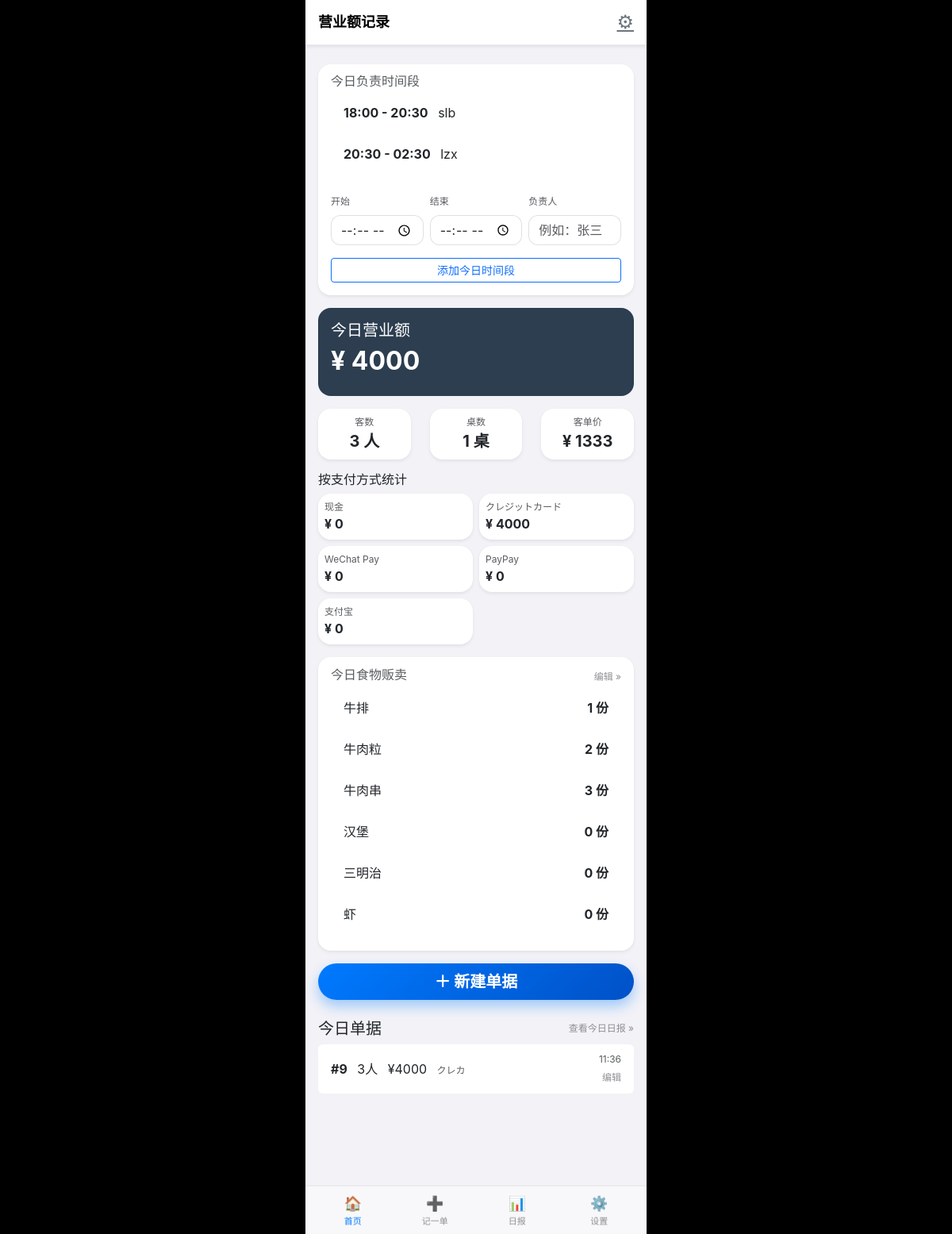
The page / on the database its author committed.
### tables this page shows
CREATE TABLE staff_segments (
            id INTEGER PRIMARY KEY AUTOINCREMENT,
            slip_date  TEXT NOT NULL,
            start_time TEXT NOT NULL,   -- "HH:MM"
            end_time   TEXT NOT NULL,   -- "HH:MM"
            staff_name TEXT NOT NULL,
            created_at TEXT NOT NULL
        );

CREATE TABLE slips (
            id INTEGER PRIMARY KEY AUTOINCREMENT,
            slip_date TEXT NOT NULL,
            table_name TEXT,
            people INTEGER NOT NULL,
            amount INTEGER NOT NULL,
            created_at TEXT NOT NULL
        , payment_method TEXT NOT NULL DEFAULT 'cash');

### views/main_views.py (the view)
@main_bp.route("/")
def index():
    today_str = date.today().strftime("%Y-%m-%d")
    slips = get_slips_by_date(today_str)
    summary = calculate_summary(slips)
    for slip in slips:
        created_at: str = slip["created_at"]
        slip["time"] = created_at[11:16]
    segments = get_staff_segments_by_date(today_str)
    payment_totals = calculate_payment_totals(slips)
    payment_labels = {
        "cash": "现金",
        "credit": "クレジットカード",
        "wechat": "WeChat Pay",
        "paypay": "PayPay",
        "alipay": "支付宝",
    }
    payment_summary = [
        {
            "key": key,
            "label": label,
            "amount": payment_totals.get(key, 0),
        }
        for key, label in payment_labels.items()
    ]
    food_counts = get_food_sales_by_date(today_str)
    food_items = [
        {
            "key": key,
            "label": label,
            "quantity": food_counts.get(key, 0),
        }
        for key, label in FOOD_ITEMS.items()
    ]
    return render_template(
        "index.html",
        summary=summary,
        slips=slips,
        segments=segments,
        payment_summary=payment_summary,
        food_items=food_items,
        active_tab="home",
    )

### database/db.py (called while the page is built)
def get_connection() -> sqlite3.Connection:
    conn = sqlite3.connect(DB_PATH)
    conn.row_factory = sqlite3.Row
    return conn

def get_slips_by_date(slip_date: str) -> List[Dict[str, Any]]:
    conn = get_connection()
    cur = conn.cursor()
    cur.execute(
        """
        SELECT id,
               slip_date,
               table_name,
               people,
               amount,
               created_at,
               payment_method
        FROM slips
        WHERE slip_date = ?
        ORDER BY id ASC
        """,
        (slip_date,),
    )
    rows = cur.fetchall()
    conn.close()
    return [dict(row) for row in rows]

def get_staff_segments_by_date(slip_date: str) -> List[Dict[str, Any]]:
    conn = get_connection()
    cur = conn.cursor()
    cur.execute(
        """
        SELECT id, slip_date, start_time, end_time, staff_name, created_at
        FROM staff_segments
        WHERE slip_date = ?
        ORDER BY start_time ASC, id ASC
        """,
        (slip_date,),
    )
    rows = cur.fetchall()
    conn.close()
    return [dict(row) for row in rows]

def get_food_sales_by_date(slip_date: str) -> Dict[str, int]:
    conn = get_connection()
    cur = conn.cursor()
    cur.execute(
        """
        SELECT item_key, quantity
        FROM daily_food_sales
        WHERE slip_date = ?
        """,
        (slip_date,),
    )
    rows = cur.fetchall()
    conn.close()
    return {row["item_key"]: row["quantity"] for row in rows}

### views/main_views.py (called while the page is built)
def calculate_summary(slips: List[Dict]) -> Dict[str, int]:
    total_sales = sum(slip["amount"] for slip in slips)
    total_customers = sum(slip["people"] for slip in slips)
    total_tables = len(slips)
    avg_per_customer = (
        int(total_sales / total_customers) if total_customers > 0 else 0
    )
    summary = {
        "total_sales": total_sales,
        "total_customers": total_customers,
        "total_tables": total_tables,
        "avg_per_customer": avg_per_customer,
    }
    return summary

def calculate_payment_totals(slips: List[Dict]) -> Dict[str, int]:
    totals: Dict[str, int] = {}
    for slip in slips:
        method = slip.get("payment_method", "cash")
        amount = slip.get("amount", 0)
        totals[method] = totals.get(method, 0) + amount
    return totals

### templates/index.html (shortened to what this page needs)
{% extends "base.html" %}
{% block content %}
<nav class="navbar navbar-light bg-white shadow-sm px-3">
    <span class="navbar-brand mb-0 h5">营业额记录</span>
    <a href="{{ url_for('main.settings') }}"
       class="text-secondary fs-4"
       data-transition="tab">⚙</a>
</nav>
<div class="container mt-4">
    <div class="card mb-3 shadow-sm">
        <div class="card-body">
            <h6 class="card-subtitle mb-2 text-muted">今日负责时间段</h6>
            {% if segments %}
                <ul class="list-group mb-3">
                    {% for seg in segments %}
                    <li class="list-group-item d-flex justify-content-between align-items-center">
                        <div>
                            <span class="fw-bold">{{ seg.start_time }} - {{ seg.end_time }}</span>
                            <span class="ms-2">{{ seg.staff_name }}</span>
                        </div>
                    </li>
                    {% endfor %}
                </ul>
            {% else %}
                <p class="small text-muted">
                    还没有添加今天的负责时间段，可以在下面新增。
                </p>
            {% endif %}
            <form method="post" action="{{ url_for('main.add_today_segment') }}">
                <div class="row g-2 align-items-end">
                    <div class="col-4">
                        <label for="start_time" class="form-label small text-muted">开始</label>
                        <input
                            type="time"
                            class="form-control"
                            id="start_time"
                            name="start_time"
                            required>
                    </div>
                    <div class="col-4">
                        <label for="end_time" class="form-label small text-muted">结束</label>
                        <input
                            type="time"
                            class="form-control"
                            id="end_time"
                            name="end_time"
                            required>
                    </div>
                    <div class="col-4">
                        <label for="staff_name" class="form-label small text-muted">负责人</label>
                        <input
                            type="text"
                            class="form-control"
                            id="staff_name"
                            name="staff_name"
                            placeholder="例如：张三"
                            required>
                    </div>
                </div>
                <div class="d-grid gap-2 mt-3">
                    <button type="submit" class="btn btn-outline-primary btn-sm">
                        添加今日时间段
                    </button>
                </div>
            </form>
        </div>
    </div>
    <div class="card text-white mb-3" style="background-color:#2C3E50;">
        <div class="card-body">
            <h5 class="card-title">今日营业额</h5>
            <h2 class="fw-bold">¥ {{ summary.total_sales }}</h2>
        </div>
    </div>
    <div class="row text-center mb-3">
        <div class="col">
            <div class="card p-2 shadow-sm">
                <div class="small text-muted">客数</div>
                <div class="fs-5 fw-bold">{{ summary.total_customers }} 人</div>
            </div>
        </div>
        <div class="col">
            <div class="card p-2 shadow-sm">
                <div class="small text-muted">桌数</div>
                <div class="fs-5 fw-bold">{{ summary.total_tables }} 桌</div>
            </div>
        </div>
        <div class="col">
            <div class="card p-2 shadow-sm">
                <div class="small text-muted">客单价</div>
                <div class="fs-5 fw-bold">¥ {{ summary.avg_per_customer }}</div>
            </div>
        </div>
    </div>
    <h6 class="mb-2">按支付方式统计</h6>
    <div class="row row-cols-2 g-2 mb-3">
        {% for p in payment_summary %}
        <div class="col">
            <div class="card p-2 shadow-sm">
                <div class="small text-muted">{{ p.label }}</div>
                <div class="fw-bold">¥ {{ p.amount }}</div>
            </div>
        </div>
        {% endfor %}
    </div>
    <div class="card mb-3 shadow-sm">
        <div class="card-body">
            <div class="d-flex justify-content-between align-items-center mb-2">
                <h6 class="card-subtitle text-muted mb-0">今日食物贩卖</h6>
                <a href="{{ url_for('main.edit_food_sales') }}"
                   class="small text-decoration-none"
                   data-transition="tab">
                    编辑 &raquo;
                </a>
            </div>
            <ul class="list-group">
                {% for item in food_items %}
                <li class="list-group-item d-flex justify-content-between align-items-center">
                    <span>{{ item.label }}</span>
                    <span class="fw-bold">{{ item.quantity }} 份</span>
                </li>
                {% endfor %}
            </ul>
        </div>
    </div>
    <div class="d-grid mb-4">
        <a href="{{ url_for('main.input_slip') }}"
           class="btn btn-primary btn-lg fw-bold"
           data-transition="tab">
            ＋ 新建单据
        </a>
    </div>
    <div class="d-flex justify-content-between align-items-center mb-2">
        <h5 class="mb-0">今日单据</h5>
        <a href="{{ url_for('main.report') }}"
           class="small text-decoration-none"
           data-transition="tab">
            查看今日日报 &raquo;
        </a>
    </div>
    <ul class="list-group mb-5">
        {% for slip in slips %}
        <li class="list-group-item d-flex justify-content-between align-items-center">
            <div>
                <span class="fw-bold">#{{ slip.id }}</span>
                <span class="ms-2">{{ slip.people }}人</span>
                <span class="ms-2">¥{{ slip.amount }}</span>
                <span class="ms-2 small text-muted">
                    {% if slip.payment_method == 'credit' %}クレカ{% endif %}
                </span>
            </div>
            <div class="text-end">
                <div class="text-muted small">{{ slip.time }}</div>
                <a href="{{ url_for('main.edit_slip', slip_id=slip.id) }}"
                   class="small text-decoration-none"
                   data-transition="tab">
                    编辑
                </a>
            </div>
        </li>
        {% else %}
        <li class="list-group-item text-muted">
            还没有记录，请点击「新建单据」开始记录。
        </li>
        {% endfor %}
    </ul>
</div>
{% endblock %}

### static/css/style.css (style rules this page uses)
:root { color-scheme: light dark; }
.app-body { margin: 0; padding: 0; background-color: #000; font-family: -apple-system, BlinkMacSystemFont, "SF Pro Text", "Helvetica Neue", Arial, "PingFang SC", "Hiragino Sans GB", "Microsoft YaHei", sans-serif; }
.app-shell .container { padding-left: 16px; padding-right: 16px; }
.navbar { position: sticky; top: 0; z-index: 10; padding-top: 10px; padding-bottom: 10px; background-color: rgba(255, 255, 255, 0.96) !important; backdrop-filter: blur(20px); border-bottom: 0.5px solid rgba(0, 0, 0, 0.08); }
.navbar .navbar-brand { font-size: 18px; font-weight: 600; }
.card { border-radius: 16px; border: none; }
.card.shadow-sm { box-shadow: 0 4px 12px rgba(0, 0, 0, 0.04); }
.list-group { background-color: transparent; }
.list-group-item { border: none; border-radius: 12px; margin-bottom: 8px; padding-top: 10px; padding-bottom: 10px; }
.btn-primary { border-radius: 999px; border: none; background: linear-gradient(135deg, #007aff, #0051c7); box-shadow: 0 8px 16px rgba(0, 122, 255, 0.35); }
.form-control { border-radius: 12px; border: 1px solid rgba(0, 0, 0, 0.12); }
.small { font-size: 12px; color: #8e8e93; }

### rows shown on the page
staff_segments: start_time "18:00", end_time "20:30", staff_name "slb"
staff_segments: start_time "20:30", end_time "02:30", staff_name "lzx"
slips: id "9", people "3", amount "4000", payment_method "クレカ", time "11:36"

### other values the page prints
{{ summary.total_sales }} "4000"
{{ summary.total_customers }} "3"
{{ summary.total_tables }} "1"
{{ summary.avg_per_customer }} "1333"
{{ p.label }} "现金" "クレジットカード" "WeChat Pay" "PayPay" "支付宝"
{{ p.amount }} "0" "4000" "0" "0" "0"
{{ item.label }} "牛排" "牛肉粒" "牛肉串" "汉堡" "三明治" "虾"
{{ item.quantity }} "1" "2" "3" "0" "0" "0"
